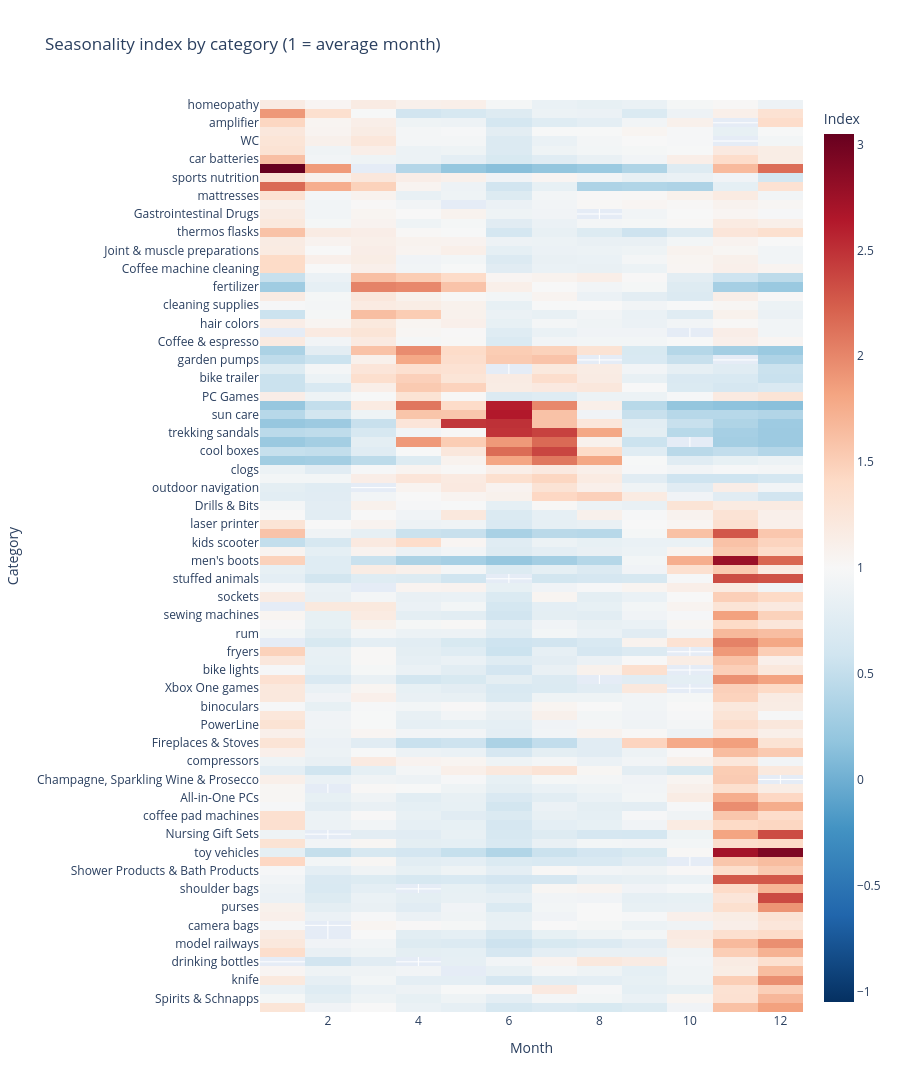

Notebook code for this chart:
### Code cell
import plotly.express as px

# sort categories by their peak month (same order as the seaborn heatmap)
order = seasonal.idxmax(axis=1).sort_values().index

fig = px.imshow(seasonal.loc[order].round(2),
                color_continuous_scale="RdBu_r",
                color_continuous_midpoint=1,     # 1 = average month = white
                aspect="auto",
                labels=dict(x="Month", y="Category", color="Index"),
                title="Seasonality index by category (1 = average month)")
fig.update_layout(height=1800)
fig.show()

### Figure 1 — Plotly figure (JSON) as saved in the notebook; plotly's stock layout.template omitted (floating-point values rounded to 4 significant figures; data arrays with more than 128 entries replaced by an {"elided": "..."} marker saying what was removed)
{"data": [{"coloraxis": "coloraxis", "hovertemplate": "Month: %{x}<br>Category: %{y}<br>Index: %{z}<extra></extra>", "name": "0", "type": "heatmap", "x": [1, 2, 3, 4, 5, 6, 7, 8, 9, 10, 11, 12], "xaxis": "x", "y": ["homeopathy", "baselayer", "amplifier", "sanitary installation", "WC", "USB sticks", "car batteries", "Ski helmets & snowboard helmets", "sports nutrition", "control software", "mattresses", "Painkiller", "Gastrointestinal Drugs", "Garbage can", "thermos flasks", "Eye, Ear & Nose Medicines", "Joint & muscle preparations", "kitchen faucets", "Coffee machine cleaning", "garden houses", "fertilizer", "bridge cameras", "cleaning supplies", "children's bikes", "hair colors", "Wash", "Coffee & espresso", "garden chairs", "garden pumps", "motorcycle tires", "bike trailer", "bike locks", "PC Games", "umbrellas", "sun care", "brushcutters", "trekking sandals", "garden hoses", "cool boxes", "men's shirts", "clogs", "sports glasses", "outdoor navigation", "racing bikes", "Drills & Bits", "tracksuits", "laser printer", "thermostats", "kids scooter", "jigsaws", "men's boots", "impact wrench", "stuffed animals", "men's low shoes", "sockets", "smoke detector", "sewing machines", "multifunction tools", "rum", "stylus", "fryers", "washer dryer", "bike lights", "VR glasses", "Xbox One games", "high chairs", "binoculars", "Razor Blades & Shaving Heads", "PowerLine", "camera tripods", "Fireplaces & Stoves", "capsule machines", "compressors", "Epilators & Ladyshavers", "Champagne, Sparkling Wine & Prosecco", "garden lamps", "All-in-One PCs", "hair dryer", "coffee pad machines", "Rechargeable batteries & batteries", "Nursing Gift Sets", "PC case", "toy vehicles", "turntable", "Shower Products & Bath Products", "hair styler", "shoulder bags", "shopping bags", "purses", "pocket knife", "camera bags", "operating systems", "model railways", "cutlery", "drinking bottles", "liqueurs", "knife", "gin", "Spirits & Schnapps", "Accessories for kitchen appliances"], "yaxis": "y", "z": {"elided": "100x12 float values"}}], "layout": {"coloraxis": {"autocolorscale": false, "cmid": 1, "colorbar": {"title": {"text": "Index"}}, "colorscale": [[0, "rgb(5,48,97)"], [0.1, "rgb(33,102,172)"], [0.2, "rgb(67,147,195)"], [0.3, "rgb(146,197,222)"], [0.4, "rgb(209,229,240)"], [0.5, "rgb(247,247,247)"], [0.6, "rgb(253,219,199)"], [0.7, "rgb(244,165,130)"], [0.8, "rgb(214,96,77)"], [0.9, "rgb(178,24,43)"], [1, "rgb(103,0,31)"]]}, "height": 1800, "title": {"text": "Seasonality index by category (1 = average month)"}, "xaxis": {"anchor": "y", "domain": [0, 1], "title": {"text": "Month"}}, "yaxis": {"anchor": "x", "autorange": "reversed", "domain": [0, 1], "title": {"text": "Category"}}}}
